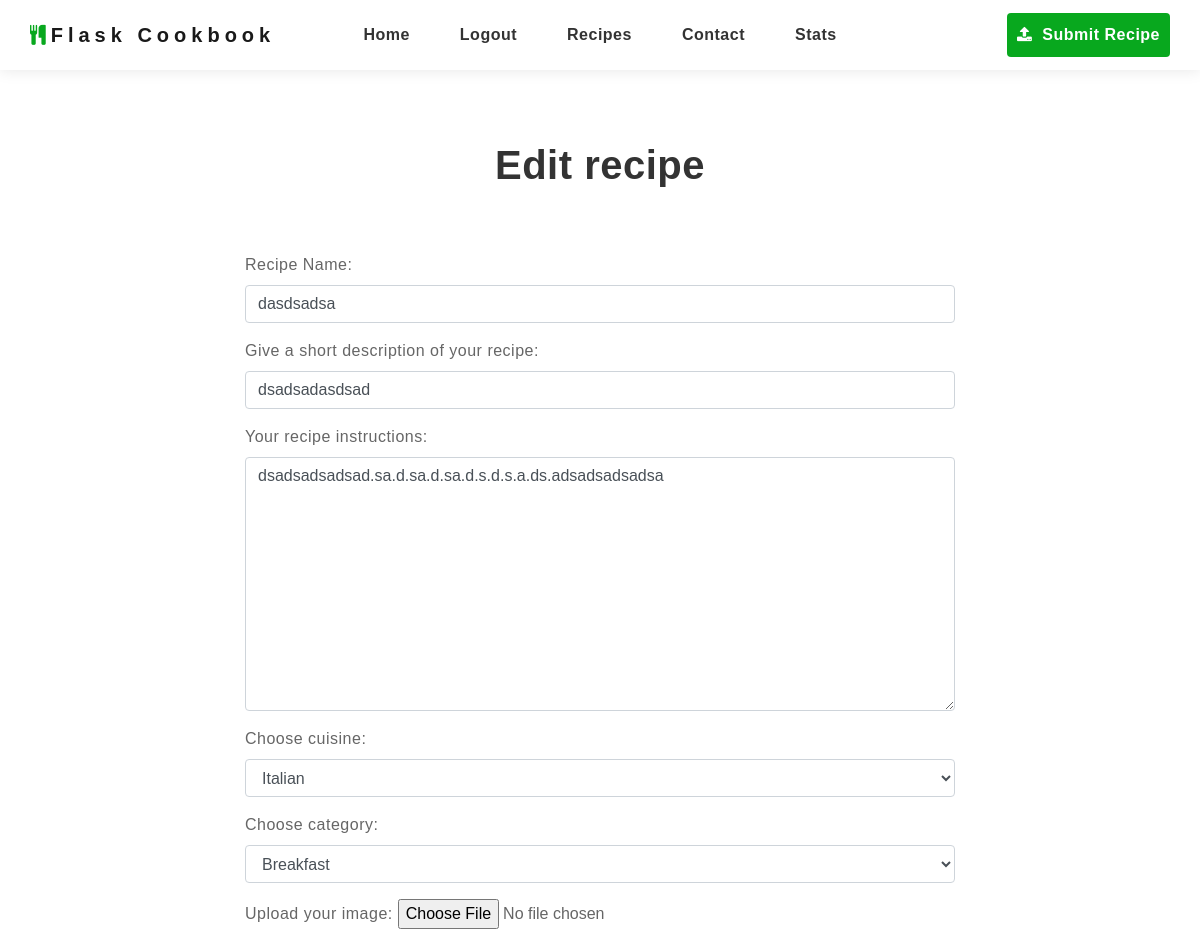
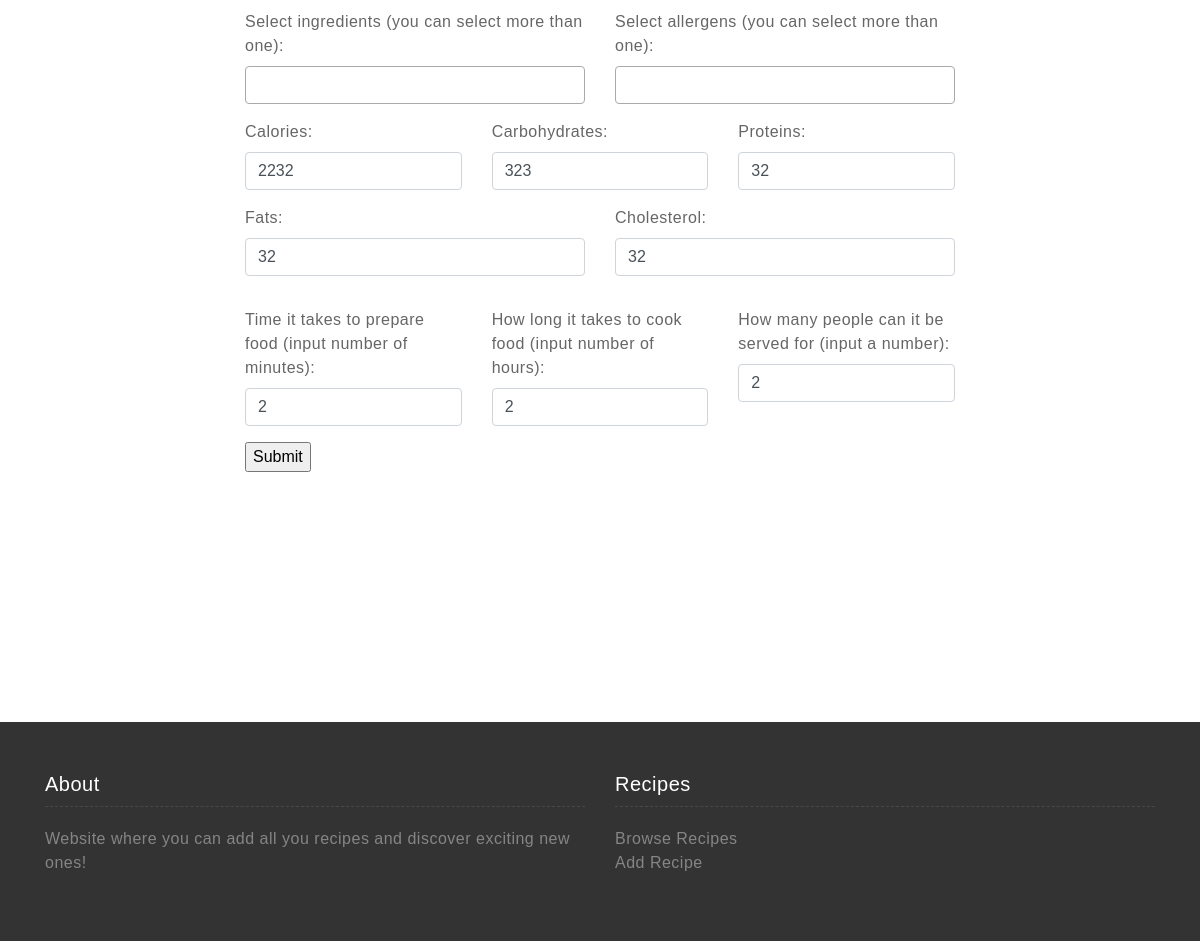
The app's page /recipe/edit/dasdsadsa (signed in) with its own data (2 pictures, top to bottom).
### app/models.py (models this page shows, shortened)
class Recipe(db.Model):
    __searchable__ = ['name']
    id = db.Column(db.Integer, primary_key=True)
    name = db.Column(db.String(64), index=True, unique=True)
    short_description = db.Column(db.String(64))
    content = db.Column(db.String(50000))
    timestamp = db.Column(db.DateTime, index=True, default=datetime.utcnow)
    user_id = db.Column(db.Integer, db.ForeignKey('user.id'))
    cuisine_id = db.Column(db.Integer, db.ForeignKey('cuisine.id'))
    category_id = db.Column(db.Integer, db.ForeignKey('category.id'))
    calories = db.Column(db.Integer)
    carbohydrates = db.Column(db.Integer)
    proteins = db.Column(db.Integer)
    fats = db.Column(db.Integer)
    cholesterol = db.Column(db.Integer)
    serves_num_people = db.Column(db.Integer)
    time_to_prepare = db.Column(db.Integer)
    cooking_time = db.Column(db.Integer)
    image = db.Column(db.String(128))
    comments = db.relationship('Comment', backref='recipe', lazy='dynamic')
    upvotes = db.Column(db.Integer, default=0)
    _ingredients = db.relationship(
        "Ingredient",
        secondary=ingredients_in_recipe,
        back_populates="recipes")
    _allergens = db.relationship(
        "Allergen",
        secondary=allergens_in_recipe,
        back_populates="recipes")

### app/routes.py (the view, shortened to what this page needs)
@app.route('/recipe/edit/<recipe_name>', methods=["GET", "POST"])
def edit_recipe(recipe_name):
    recipe = Recipe.query.filter_by(name=recipe_name).first_or_404()
    if current_user.is_authenticated and current_user == recipe.author:
        form = form_ingredients_and_allergens(
            RecipeForm(obj=recipe, original_name=recipe.name))
    else:
        flash("You need to login before you edit recipe.")
        return redirect(url_for('login'))
    return render_template("edit_recipe.html", title='Edit Recipe', form=form, recipe=recipe)

### app/models.py (called while the page is built)
@login.user_loader
def load_user(id):
    return User.query.get(int(id))

    def __repr__(self):
        return '<Category {}>'.format(self.name)

    def get_all_categories_except_all():
        return Category.query.filter(Category.name != "All").all()

    def __repr__(self):
        return '<Cuisine {}>'.format(self.name)

    def get_all_cuisines_except_all():
        return Cuisine.query.filter(Cuisine.name != "All").all()

### app/routes.py (called while the page is built)
def form_ingredients_and_allergens(form):
    form.ingredients.choices = db.session.query(
        Ingredient.id, Ingredient.name).all()
    form.allergens.choices = db.session.query(
        Allergen.id, Allergen.name).all()
    if(isinstance(form, SearchForm)):
        form.sortkey.choices = [('newest', 'Newest'), ('oldest', 'Oldest'),
                                ('popularity', 'Popularity'), ('name', 'Name')]
        form.any_ingredients.choices = [
            (1, "All of selected ingredients"), (2, "Any of selected ingredients")]
    return form

### app/templates/edit_recipe.html (shortened to what this page needs)
{% extends "base.html" %}
{% import 'bootstrap/wtf.html' as wtf %}
{% block app_content %}
<div class="page add_recipe">
  <div class="container">
    <div class="row justify-content-center">
      <div class="col-lg-12 title text-center">
        <h1>Edit recipe</h1>
      </div>
      <div class="col-lg-8 content">
        <form method='POST' id='category_form' enctype="multipart/form-data">
          <div class="form-group">
            <br>
            <div class="form-group required">
              {{ form.name.label }}
              {{ form.name(class_="form-control", placeholder=recipe.name) }}
            </div>
            <div class="form-group required">
              {{ form.short_description.label}}
              {{ form.short_description(class_="form-control", rows="4") }}
            </div>
            <div class="form-group required">
              {{ form.content.label}}
              {{ form.content(class_="form-control", rows="10", placeholder="Your recipe...") }}
            </div>
            <div class="form-group required">
              {{ form.cuisine.label }}
              {{ form.cuisine(class_="form-control") }}
            </div>
            <div class="form-group required">
              {{ form.category.label }}
              {{ form.category(class_="form-control") }}
            </div>
            <div class="form-group">
              {{ form.image.label }}
              {{ form.image }}
            </div>
            <div class="row">
              <div class="form-group col-lg-6">
                {{ form.ingredients.label }}
              </div>
              <div class="form-group col-lg-6">
                {{ form.allergens.label }}
              </div>
            </div>
            <div class="row">
              <div class="form-group required col-lg-4">
                {{ form.calories.label }}
                {{ form.calories(class_="form-control") }}
              </div>
              <div class="form-group required col-lg-4">
                {{ form.carbohydrates.label }}
                {{ form.carbohydrates(class_="form-control") }}
              </div>
              <div class="form-group required col-lg-4">
                {{ form.proteins.label }}
                {{ form.proteins(class_="form-control") }}
              </div>
              <div class="form-group required col-lg-6">
                {{ form.fats.label }}
                {{ form.fats(class_="form-control") }}
              </div>
              <div class="form-group required col-lg-6">
                {{ form.cholesterol.label }}
                {{ form.cholesterol(class_="form-control") }}
              </div>
            </div>
          </div>
          <div class="row">
            <div class="form-group required col-lg-4">
              {{ form.time_to_prepare.label }}
              {{ form.time_to_prepare(class_="form-control") }}
            </div>
            <div class="form-group required col-lg-4">
              {{ form.cooking_time.label }}
              {{ form.cooking_time(class_="form-control") }}
            </div>
            <div class="form-group required col-lg-4">
              {{ form.serves_num_people.label }}
              {{ form.serves_num_people(class_="form-control") }}
            </div>
          </div>
          <div>
            {{ form.submit }}
          </div>
      </div>
    </div>
  </div>
</div>
</div>
{% endblock %}

### records on screen
Recipe: name "dasdsadsa", short_description "dsadsadasdsad", content "dsadsadsadsad.sa.d.sa.d.sa.d.s.d.s.a.ds.adsadsadsadsa", cuisine "Italian", category "Breakfast", calories "2232", carbohydrates "323", proteins "32", fats "32", cholesterol "32", time_to_prepare "2", cooking_time "2", serves_num_people "2"
